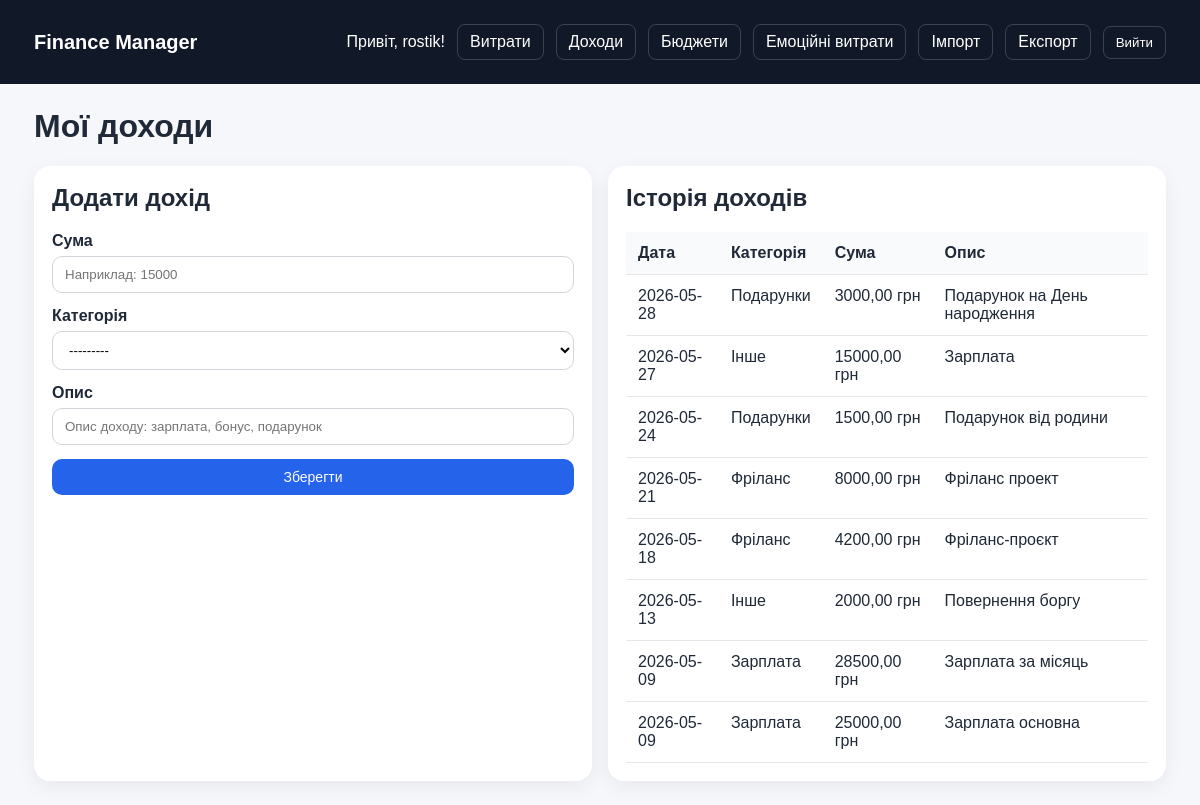
The page /incomes/ (signed in) on the database its author committed.
### expenses/models.py (models this page shows, shortened)
class Income(models.Model):
    INCOME_CATEGORIES = [
        ('salary', 'Зарплата'),
        ('freelance', 'Фріланс'),
        ('gift', 'Подарунки'),
        ('other', 'Інше'),
    ]
    user = models.ForeignKey(User, on_delete=models.CASCADE, related_name='incomes')
    amount = models.DecimalField(max_digits=10, decimal_places=2)
    category = models.CharField(max_length=32, choices=INCOME_CATEGORIES)
    description = models.CharField(max_length=255, blank=True)
    created_at = models.DateTimeField(default=timezone.now)
    class Meta:
        ordering = ['-created_at']

### expenses/views.py (the view)
# urls.py: path('incomes/', views.income_list, name='income_list'),
@login_required
def income_list(request):
    incomes = Income.objects.filter(user=request.user).order_by('-created_at')
    if request.method == 'POST':
        form = IncomeForm(request.POST)
        if form.is_valid():
            income = form.save(commit=False)
            income.user = request.user
            income.save()
            messages.success(request, 'Дохід успішно додано.')
            return redirect('income_list')
    else:
        form = IncomeForm()
    return render(request, 'expenses/income_list.html', {
        'incomes': incomes,
        'form': form,
    })

### expenses/forms.py
class IncomeForm(forms.ModelForm):
    class Meta:
        model = Income
        fields = ['amount', 'category', 'description']
        labels = {
            'amount': 'Сума',
            'category': 'Категорія',
            'description': 'Опис доходу',
        }
        widgets = {
            'amount': forms.NumberInput(attrs={
                'class': 'w-full border rounded px-3 py-2',
                'step': '0.01',
                'min': '0.01',
                'placeholder': 'Наприклад: 15000',
            }),
            'category': forms.Select(attrs={'class': 'w-full border rounded px-3 py-2'}),
            'description': forms.TextInput(attrs={
                'class': 'w-full border rounded px-3 py-2',
                'placeholder': 'Опис доходу: зарплата, бонус, подарунок',
            }),
        }

### expenses/templates/expenses/income_list.html (shortened to what this page needs)
{% extends "expenses/base.html" %}
{% block content %}
<h1>Мої доходи</h1>
<div class="grid grid-2">
    <div class="card">
        <h2>Додати дохід</h2>
        <form method="post" class="form-grid">
            <div>
                <label for="{{ form.amount.id_for_label }}">Сума</label>
                {{ form.amount }}
            </div>
            <div>
                <label for="{{ form.category.id_for_label }}">Категорія</label>
                {{ form.category }}
            </div>
            <div>
                <label for="{{ form.description.id_for_label }}">Опис</label>
                {{ form.description }}
            </div>
            <button type="submit" class="btn">Зберегти</button>
        </form>
    </div>
    <div class="card table-wrap">
        <h2>Історія доходів</h2>
        <table>
            <thead>
                <tr>
                    <th>Дата</th>
                    <th>Категорія</th>
                    <th>Сума</th>
                    <th>Опис</th>
                </tr>
            </thead>
            <tbody>
                {% for i in incomes %}
                    <tr>
                        <td>{{ i.created_at|date:"Y-m-d" }}</td>
                        <td>{{ i.get_category_display }}</td>
                        <td>{{ i.amount|floatformat:2 }} грн</td>
                        <td>{{ i.description }}</td>
                    </tr>
                {% empty %}
                    <tr>
                        <td colspan="4" class="muted">Ще немає доходів.</td>
                    </tr>
                {% endfor %}
            </tbody>
        </table>
    </div>
</div>
{% endblock %}

### expenses/templates/expenses/base.html (shortened to what this page needs)
<!DOCTYPE html>
<html lang="uk">
<head>
</head>
<body>
    <div class="nav">
        <div class="container">
            <a href="{% url 'dashboard' %}" class="brand">Finance Manager</a>
            <div class="nav-links">
                {% if user.is_authenticated %}
                    <span>Привіт, {{ user.username }}!</span>
                    <a href="{% url 'expense_list' %}">Витрати</a>
                    <a href="{% url 'income_list' %}">Доходи</a>
                    <a href="{% url 'budget_list' %}">Бюджети</a>
                    <a href="{% url 'emotional_report' %}">Емоційні витрати</a>
                    <a href="{% url 'transaction_import' %}">Імпорт</a>
                    <a href="{% url 'transaction_export' %}">Експорт</a>
                    <form method="post" action="{% url 'logout' %}" class="inline">
                        <button type="submit">Вийти</button>
                    </form>
                {% else %}
                    <a href="{% url 'login' %}">Увійти</a>
                    <a href="{% url 'signup' %}">Реєстрація</a>
                {% endif %}
            </div>
        </div>
    </div>
    <div class="container">
        {% block content %}{% endblock %}
    </div>
</body>
</html>

### expenses/templates/expenses/base.html (style rules this page uses)
* { box-sizing: border-box; }
body { font-family: Arial, sans-serif; margin: 0; background: #f5f7fb; color: #1f2937; }
.container { max-width: 1180px; margin: 0 auto; padding: 24px; }
.nav { background: #111827; color: white; }
.nav .container { display: flex; justify-content: space-between; align-items: center; gap: 16px; flex-wrap: wrap; }
.brand { font-weight: 700; font-size: 20px; color: white; text-decoration: none; }
.nav-links { display: flex; gap: 12px; flex-wrap: wrap; align-items: center; }
.nav-links a, .nav-links button { color: white; background: transparent; border: 1px solid rgba(255,255,255,0.18); padding: 8px 12px; border-radius: 8px; text-decoration: none; cursor: pointer; transition: 0.2s ease; }
h1, h2, h3 { margin-top: 0; }
.grid { display: grid; gap: 16px; }
.grid-2 { grid-template-columns: repeat(auto-fit, minmax(340px, 1fr)); }
.card { background: white; border-radius: 16px; padding: 18px; box-shadow: 0 6px 20px rgba(15, 23, 42, 0.06); }
.btn { display: inline-block; padding: 10px 14px; border-radius: 10px; text-decoration: none; background: #2563eb; color: white; border: none; cursor: pointer; transition: 0.2s ease; font-size: 14px; }
.table-wrap { overflow-x: auto; }
table { width: 100%; border-collapse: collapse; background: white; }
th, td { padding: 12px; border-bottom: 1px solid #e5e7eb; text-align: left; vertical-align: top; }
th { background: #f9fafb; }
form.inline { display: inline; }
.form-grid { display: grid; gap: 14px; }
label { display: block; font-weight: 600; margin-bottom: 6px; }
input, select, textarea { width: 100%; box-sizing: border-box; padding: 10px 12px; border: 1px solid #d1d5db; border-radius: 10px; background: white; }

### rows shown on the page
Income: created_at "2026-05-28", category "Подарунки", amount "3000,00", description "Подарунок на День народження"
Income: created_at "2026-05-27", category "Інше", amount "15000,00", description "Зарплата"
Income: created_at "2026-05-24", category "Подарунки", amount "1500,00", description "Подарунок від родини"
Income: created_at "2026-05-21", category "Фріланс", amount "8000,00", description "Фріланс проект"
Income: created_at "2026-05-18", category "Фріланс", amount "4200,00", description "Фріланс-проєкт"
Income: created_at "2026-05-13", category "Інше", amount "2000,00", description "Повернення боргу"
Income: created_at "2026-05-09", category "Зарплата", amount "28500,00", description "Зарплата за місяць"
Income: created_at "2026-05-09", category "Зарплата", amount "25000,00", description "Зарплата основна"

### other values the page prints
{{ user.username }} "rostik"
